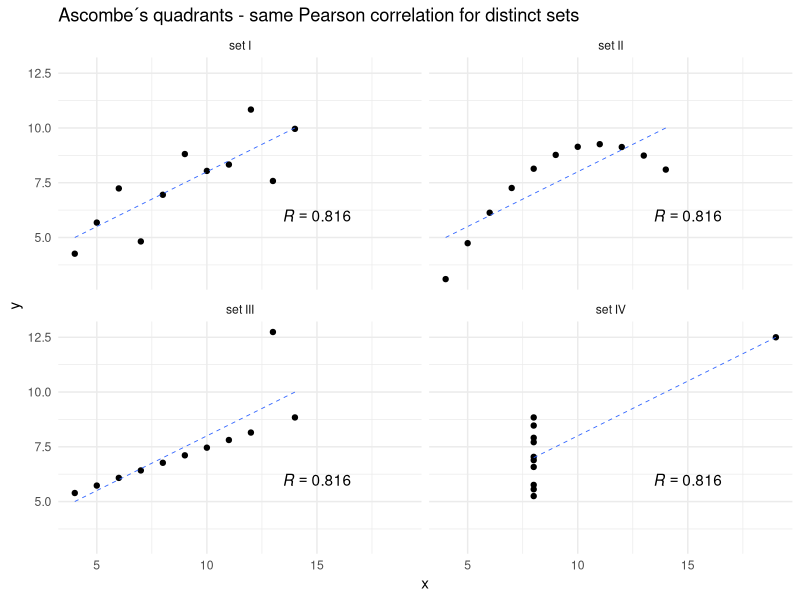

This figure's R source:
"
Plots the Anscombe’s quartet (http://en.wikipedia.org/wiki/Anscombe%27s_quartet)

TODO:
- add pearson correlation values  DONE
- make background lighter DONE
- add title DONE
- make lines thinner DONE

This plot is used to discuss possible spurious correlation between 
accuracy and certain task attributes like explanation size and difficulty.


"
library(ggplot2)
library(dplyr)
library(tidyr)



head(anscombe)

##   x1 x2 x3 x4   y1   y2    y3   y4
## 1 10 10 10  8 8.04 9.14  7.46 6.58
## 2  8  8  8  8 6.95 8.14  6.77 5.76
## 3 13 13 13  8 7.58 8.74 12.74 7.71
## 4  9  9  9  8 8.81 8.77  7.11 8.84
## 5 11 11 11  8 8.33 9.26  7.81 8.47
## 6 14 14 14  8 9.96 8.10  8.84 7.04

#reshaped into tidy form (http://www.jstatsoft.org/v59/i10/paper)

anscombe_tidy <- anscombe %>%
  mutate(observation = seq_len(n())) %>%
  gather(key, value, -observation) %>%
  separate(key, c("variable", "set"), 1, convert = TRUE) %>%
  mutate(set = c("set I", "set II", "set III", "set IV")[set]) %>%
  spread(variable, value)

head(anscombe_tidy)

#   observation     set  x    y
# 1           1   set I 10 8.04
# 2           1  set II 10 9.14
# 3           1 set III 10 7.46
# 4           1  set IV  8 6.58
# 5           2   set I  8 6.95
# 6           2  set II  8 8.14


plot <- ggplot(anscombe_tidy, aes(x, y)) +
  geom_point() +
  ggtitle("Ascombe´s quadrants - same Pearson correlation for distinct sets")+
  facet_wrap(~ set) +
  theme_minimal()+
  annotate("text", x = 15, y = 6, label = "italic(R) == 0.816",parse=TRUE)+
  geom_smooth(method = "lm",linetype=2, size=0.3,se = FALSE)

ggsave(dpi=300, filename = ".\\output\\ascombes_quadrants.png")

cor.test(anscombe_tidy$x,anscombe_tidy$y,method="pearson",alternative =
    "two.sided")
# data:  anscombe_tidy$x and anscombe_tidy$y
# t = 9.1608, df = 42, p-value = 1.437e-11
# alternative hypothesis: true correlation is not equal to 0
# 95 percent confidence interval:
#   0.6856660 0.8960719
# sample estimates:
#   cor 
# 0.8163662
